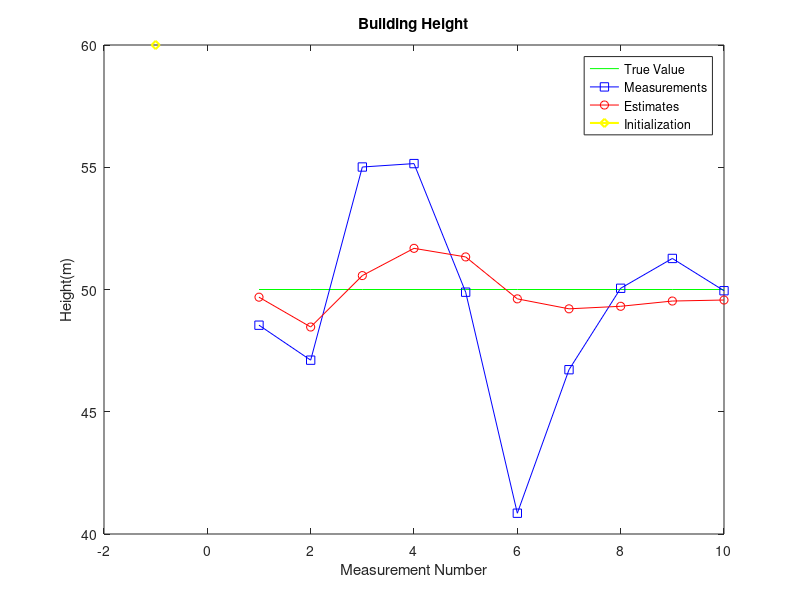

Source code (MATLAB):
%True Value
H=50;
t_samp=5;
%initialise values
x_init=60;
p_init=225;

z=load('Building.txt'); %measurements
n=size(z,2); %Number of Samples provided in the file
t=linspace(t_samp,t_samp*n,n); %time values tobe used to plot the curves

x_est=zeros(1,n); %Height estimates of building
p_est=zeros(1,n); %estimates of uncertainity in estimates

x_pred=zeros(1,n); %predicted estimates height of building before measurement
p_pred=zeros(1,n); %predicted estimates of uncertainity in estimates before measurement

altimeter_uncertainity=25; %Measurement uncertainity
r=zeros(1,n)+altimeter_uncertainity; %Broadcasting to entire array
K=zeros(1,n); %Kalman gain

%Estimate initial values
x_temp=x_init;
p_temp=p_init;

%x_temp and p_temp changes carries predicted from one iteration to next for
%ease of implementation. We save prediction for next state into x_temp and
%p_temp and for the purposes of debugging and plotting save those values in
%the prediction arrays, we don't need them otherwise.

for i = 1:n
    %Save temporary predicted estimates
    x_pred(i)=x_temp;
    p_pred(i)=p_temp;
    %Measure z(i)
    %Update
    K(i)=p_pred(i)/(p_pred(i)+r(i))          %Kalman Gain calculation,
    x_est(i)=x_pred(i)+K(i)*(z(i)-x_pred(i)) %Estimating the current state, 
    p_est(i)=(1-K(i))*p_pred(i)              %Update current state Uncertainity
    %Predict
    x_temp=x_est(i);                         %Constant Dynamics
    p_temp=p_est(i);                         %Extrapolated estimate uncertainty
end
figure
plot(1:n,H*ones(1,n),'g',1:n,z,'b-s',1:n,x_est,'r-o',-1,x_init,'y-d','LineWidth',1.5);
legend('True Value','Measurements','Estimates','Initialization');
title('Building Height')
xlabel('Measurement Number')
ylabel('Height(m)')
pause;
close all;
